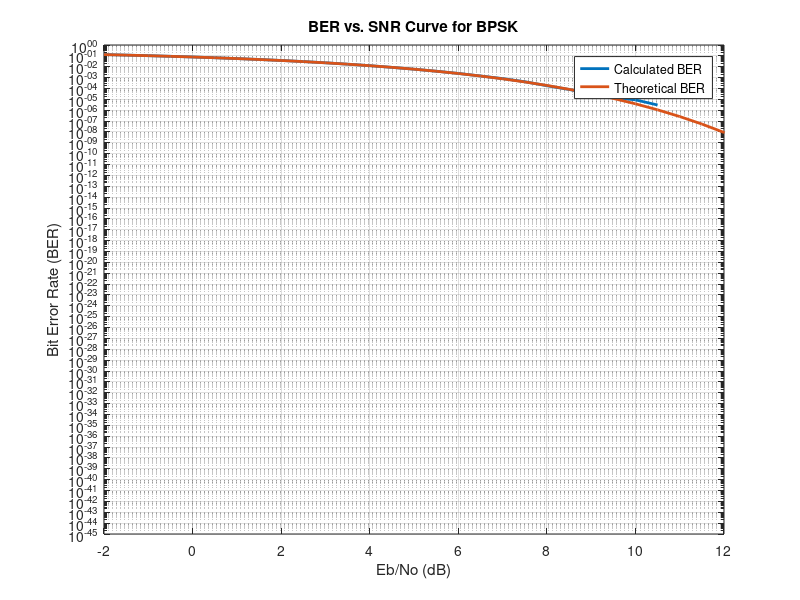

MATLAB code to generate this figure: (Note: this script raises an error after producing the figure.)
%% Clear Section
clear
close all
clc

%% BPSK
%% Generate data bit stream
number_of_bits = 1000000;                   % number of transmitted bits
threshold = 0;                              % threshold value
bits = randi([0 1], 1, number_of_bits);     % generate random bits
Tx_Data = 2*bits-1;                         % mapping to BPSK
%% Add AWGN from Channel
Eb = 1;                                                 % energy of bit
SNR = -2:0.5:20;                                        % SNR valus
No = Eb./(10.^(SNR/10));                                % variance value of noise
noise = (sqrt(No/2))'.*randn(1, number_of_bits);        % generate noise with zero mean and No/2 variance
%% Add Noise to Tx data
Rx_Data = Tx_Data + noise;                              % adding noise to Tx data
%% BER Calculations
BER_Calculated_BPSK = zeros(1, length(SNR));
BER_Theoretical_BPSK = 0.5*erfc(sqrt(Eb./No));
for i = 1:length(SNR)
    BER_Calculated_BPSK(1, i) = (sum(sign(Rx_Data(i, :)) ~= Tx_Data))/number_of_bits;
end
figure
semilogy(SNR, BER_Calculated_BPSK, 'LineWidth', 2)
hold on
semilogy(SNR, BER_Theoretical_BPSK, 'LineWidth', 2)
xlim([-2 12])
xlabel("Eb/No (dB)")
ylabel("Bit Error Rate (BER)")
title("BER vs. SNR Curve for BPSK")
legend("Calculated BER", "Theoretical BER")
grid on
hold off

%% QPSK_1
%% Generate data bit stream
number_of_bits = 1000000;                       % number of transmitted bits
M = 4;                                          % number of symbols
bits = randi([0 1], 1, number_of_bits);         % generate random bits
Tx_Data = mapping_QPSK_1(bits);                 % determine Tx data
%% Add AWGN from Channel
Eb = 1;                                         % energy of bit
SNR = -2:0.5:20;                                % SNR values
No = Eb./(10.^(SNR/10));                        % variance value of noise
noise = (sqrt(No/2))'.*randn(1, number_of_bits/2) + 1j*(sqrt(No/2))'.*randn(1, number_of_bits/2); % generate noise with zero mean and No/2 variance
%% Add Noise to Tx data
Rx_Data = Tx_Data + noise;                      % adding noise to Tx data
%% BER Calculations
BER_Calculated_QPSK_1 = zeros(1, length(SNR));
BER_Theoretical_QPSK = 0.5 * erfc(sqrt(Eb./No));
R = real(Rx_Data);
I = imag(Rx_Data);
extract_Data(1:size(R, 1), 1:2:2 * size(R, 2)) = R;
extract_Data(1:size(I, 1), 2:2:2 * size(I, 2)) = I;
Data = 2*bits-1;
for i = 1:length(SNR)
    BER_Calculated_QPSK_1(1, i) = (sum(sign(extract_Data(i, :)) ~= Data)) / number_of_bits;
end
figure
semilogy(SNR, BER_Calculated_QPSK_1, 'LineWidth', 2)
xlim([-2 12])
hold on
semilogy(SNR, BER_Theoretical_QPSK, 'LineWidth', 2)
xlabel("Eb/No (dB)")
ylabel("Bit Error Rate (BER)")
title("BER vs. SNR Curve for QPSK")
legend("Calculated BER", "Theoretical BER")
grid on
hold off

%% QPSK_2
%% Generate data bit stream
Data = randi([0 1], 1, number_of_bits);             % generate random bits
Tx_Data = mapping_QPSK_2(Data);                     % determine Tx data
%% Add Noise to Tx data
Rx_Data = Tx_Data + noise;                          % adding noise to Tx data
%% BER Calculations
BER_Calculated_QPSK_2 = zeros(1, length(SNR));
for i = 1:length(SNR)
    BER_Calculated_QPSK_2(1, i) = BER_QPSK_2(Data, Rx_Data(i, :))/number_of_bits;
end
figure
semilogy(SNR, BER_Calculated_QPSK_1, 'LineWidth', 2)
xlim([-2 12])
hold on
semilogy(SNR, BER_Calculated_QPSK_2, 'LineWidth', 2)
xlabel("Eb/No (dB)")
ylabel("Bit Error Rate (BER)")
title("BER vs. SNR Curve for QPSK")
legend("Calculated QPSK_1 BER", "Calculated QPSK_2 BER")
grid on
hold off

%% 8PSK
%% Generate data bit stream
number_of_bits = 1000000 - 1;                         % number of transmitted bits
M = 8;                                              % number of symbols
bits = randi([0 1], 1, number_of_bits);             % generate random bits
Tx_Data = mapping_8PSK(bits);                       % determine Tx data
%% Add AWGN from Channel
bits = log2(M);
Eb = 1;
E = Eb * bits;
SNR = -2:0.5:20;                                    % SNR values
No = Eb ./ (10 .^ (SNR / 10));                      % variance value of noise
noise = (sqrt(No / 2))' .* randn(1, number_of_bits / bits) + 1j * (sqrt(No / 2))' .* randn(1, number_of_bits / bits); % generate noise with zero mean and No/2 variance
%% Add Noise to Tx data
Rx_Data = Tx_Data + noise; % adding noise to Tx data
%% BER Calculations
SER_Theoretical_8PSK = erfc(sqrt(E./No)*sin(pi/M));
BER_Exact_8PSK = berawgn(SNR, 'psk', M, 'nondiff');
SER_Calculated_8PSK = zeros(1, length(SNR));
for i = 1:length(SNR)
    SER_Calculated_8PSK(1, i) = angle_8PSK(Tx_Data, Rx_Data(i, :))/(number_of_bits/log2(M));
end
BER_Calculated_8PSK = SER_Calculated_8PSK/bits;
BER_Theoretical_8PSK = SER_Theoretical_8PSK/bits;
figure
semilogy(SNR, BER_Calculated_8PSK, 'LineWidth', 2)
hold on
semilogy(SNR, BER_Theoretical_8PSK, 'LineWidth', 2)
% hold on
% semilogy(SNR, BER_Exact_8PSK, 'LineWidth', 2)
xlim([-2 12])
xlabel("Eb/No (dB)")
ylabel("Error Rate")
title("BER vs. SNR Curve for 8PSK")
legend("Calculated BER", "Theoretical BER")% "Exact BER")
grid on
hold off

%% 16QAM
%% Generate data bit stream
number_of_bits = 1000000;                         % number of transmitted bits
M = 16;                                         % number of symbols
data_bits = randi([0 1], 1, number_of_bits);    % generate random bits
Tx_Data = mapping_16QAM(data_bits);             % determine Tx data
%% Add AWGN from Channel
bits = log2(M);
Eb = 2.5;
E = Eb * 0.4;
SNR = -2:0.5:20;                                % SNR values
No = Eb ./ (10 .^ (SNR / 10));                  % variance value of noise
noise = (sqrt(No/2))'.*randn(1, number_of_bits/bits)+ 1j * (sqrt(No / 2))' .* randn(1, number_of_bits / bits); % generate noise with zero mean and No/2 variance
%% Add Noise to Tx data
Rx_Data = Tx_Data + noise;                      % adding noise to Tx data
%% BER Calculations
SER_Theoretical_16QAM = 1.5 * erfc(sqrt(E./No));
BER_Calculated_16QAM = zeros(1, length(SNR));
for i = 1:length(SNR)
    BER_Calculated_16QAM(1, i) = BER_16QAM(data_bits, Rx_Data(i, :))/(number_of_bits);
end
BER_Theoretical_16QAM = SER_Theoretical_16QAM/bits;
figure
semilogy(SNR, BER_Calculated_16QAM, 'LineWidth', 2)
hold on
semilogy(SNR, BER_Theoretical_16QAM, 'LineWidth', 2)
xlim([-2 12])
xlabel("Eb/No (dB)")
ylabel("Error Rate")
title("BER vs. SNR Curve for 16QAM")
legend("Calculated BER", "Theoretical BER")
grid on
hold off

%% FSK
%% Generate data bit stream
number_of_bits = 1000000;                       % number of transmitted bits
amplitude = 1;                                  % amplitude of transmitted signal
data_bits = randi([0 1], 1, number_of_bits);    % generate random bits
Tx_Data = data_bits;                            % determine Tx data
Tx_Data(Tx_Data == 1) = 1j;
Tx_Data(Tx_Data == 0) = 1;
%% Add AWGN from Channel
Eb = 1;
SNR = -2:0.5:20; % SNR values
No = Eb ./ (10 .^ (SNR / 10));                  % variance value of noise
noise = (sqrt(No / 2))' .* randn(1, number_of_bits) + 1j * (sqrt(No / 2))' .* randn(1, number_of_bits); % generate noise with zero mean and No/2 variance
%% Add Noise to Tx data
Rx_Data = Tx_Data + noise;                      % adding noise to Tx data
%% BER Calculations
BER_Theoretical_FSK = 0.5*erfc(sqrt(E./(2*No)));
BER_Calculated_FSK = zeros(1, length(SNR));
for i = 1:length(SNR)
    BER_Calculated_FSK(1, i) = BER_FSK(data_bits, Rx_Data(i, :))/(number_of_bits);
end
figure
semilogy(SNR, BER_Calculated_FSK, 'LineWidth', 2)
hold on
semilogy(SNR, BER_Theoretical_FSK, 'LineWidth', 2)
xlim([-2 12])
xlabel("Eb/No (dB)")
ylabel("Error Rate")
title("BER vs. SNR Curve for 16QAM")
legend("Calculated BER", "Theoretical BER")
grid on
hold off

%% Comparison
figure
semilogy(SNR, BER_Calculated_BPSK, 'LineWidth', 2)
hold on
semilogy(SNR, BER_Theoretical_BPSK, '*', 'LineWidth', 1)
hold on
semilogy(SNR, BER_Calculated_QPSK_1, 'LineWidth', 2)
hold on
semilogy(SNR, BER_Theoretical_QPSK, '+', 'LineWidth', 1)
hold on
semilogy(SNR, BER_Calculated_QPSK_2, 'LineWidth', 2)
hold on
semilogy(SNR, BER_Calculated_8PSK, 'LineWidth', 2)
hold on
semilogy(SNR, BER_Theoretical_8PSK, 'o', 'LineWidth', 1)
hold on
semilogy(SNR, BER_Calculated_16QAM, 'LineWidth', 2)
hold on
semilogy(SNR, BER_Theoretical_16QAM, '*', 'LineWidth', 1)
hold on
semilogy(SNR, BER_Calculated_FSK, 'LineWidth', 2)
hold on
semilogy(SNR, BER_Theoretical_FSK, '+', 'LineWidth', 1)
xlabel("Eb/No (dB)")
ylabel("Bit Error Rate")
title("BER vs. SNR Curve")
ylim([10^-5 10^0])
legend("Calculated BPSK", "Theoretical BPSK", "Calculated QPSK_1", "Theoretical QPSK", ...
    "Calculated QPSK_2", "Calculated 8PSK", "Theoretical 8PSK", "Calculated 16QAM", "Theoretical 16QAM", "Calculated FSK", "Theoretical FSK")
grid on
hold off

%% PSD for FSK
%% Generate Ensample
clear
clc
close all
number_of_enamples=5000;                          % total number of Realizations
number_of_bits=100;                              % number of bits in each Realization
Tb=7;                                            % number of samples for each bit
number_of_samples=number_of_bits*Tb;             % total number of samples for each Realization
Total_Transmitted_Data=zeros(number_of_enamples, number_of_samples-1);  % hold transmitted data
for i = 1 : number_of_enamples
    if i == 1
        Total_Transmitted_Data = Generate_Random_Data();
    else
        Total_Transmitted_Data = [Total_Transmitted_Data; Generate_Random_Data()];
    end
end
%% Calculate Statistical AutoCorrelation function (ACF)
average=zeros(1, number_of_samples);
for i = 1 : number_of_samples/2
    average(1,i)     = mean(((Total_Transmitted_Data(:,350))).*conj((Total_Transmitted_Data(:,i))));
    average(1,350+i) = mean(((Total_Transmitted_Data(:,350))).*conj((Total_Transmitted_Data(:,350+i))));    
end
figure
plot(-(number_of_samples/2-1):1:number_of_samples/2, (average))
grid on
xlabel("\tau")
ylabel("ACF")
title("Statistical ACF")
xlim([-50 50])
%% Calculate PSD
PSD = fftshift(fft(average));
N = length(PSD);                                % Number of samples
Ts=1;                                           % sample duration every 1 sec
Fs=1/Ts;                                        % sampling frequency
freq =(-N/2+1:N/2)*(Fs/(N));                    % Frequency axis (Hz)
figure
plot(freq, abs(PSD)/N, 'linewidth', 1);                 
xlabel('Frequency (Hz)');
ylabel('Magnitude');
title('PSD of BaseBand Signal');
grid on

%% shift PSD
fc=1e6;                                         % carrier frequency
freq1 = ((-N/2+1:N/2)*(Fs/(N))+fc);             % Frequency axis (Hz)
freq2 = ((-N/2+1:N/2)*(Fs/(N))-fc);             % Frequency axis (Hz)
figure
plot(freq1, abs(PSD)/N, freq2, abs(PSD)/N, 'linewidth', 2);                 
xlabel('Frequency (Hz)');
ylabel('Magnitude');
title('PSD of PassBand Signal');
grid on

%% Useful Functions
%% Mapping QPSK_1
function y = mapping_QPSK_1(x)
    M = 4;
    bits = log2(M);
    Eb = 1;
    E = bits * Eb;
    split_x = reshape(x, bits, length(x) / bits)';
    split_x_indices = bi2de(split_x, 'left-msb')+1;
    y = zeros(length(split_x_indices), 1);
    phases = [5*pi/4, 3*pi/4, 7*pi/4, pi/4];
    y = sqrt(E)*exp(1j*phases(split_x_indices));
end
%% Mapping QPSK_2
function y = mapping_QPSK_2(x)
    M = 4;
    bits = log2(M);
    Eb = 1;
    E = bits*Eb;
    split_x = reshape(x, bits, length(x) / bits)';
    split_x_indices = bi2de(split_x, 'left-msb')+1;
    y = zeros(length(split_x_indices), 1);
    phases = [5*pi/4, 3*pi/4, pi/4, 7*pi/4];
    y = sqrt(E)*exp(1j*phases(split_x_indices));
end
%% BER QPSK_2
function incorrect_bits = BER_QPSK_2(Tx_bits, Rx)
    M = 4;
    bits = log2(M);
    Rx_bits = zeros(1, bits * length(Rx));
    k = 1;
    R = real(Rx);
    I = imag(Rx);
    Rx_bits(1:2:2*length(R)) = (sign(R)>=0);         % b0
    Rx_bits(2:2:2*length(I)) = (sign(R) ~= sign(I)); % b1
    incorrect_bits = sum(Rx_bits ~= Tx_bits);
end
%% Mapping to 8PSK
function y = mapping_8PSK(x)
    M = 8;
    bits = log2(M);
    Eb = 1;
    E = bits * Eb;
    split_x = reshape(x, bits, length(x)/bits)';
    split_x_indices = bi2de(split_x, 'left-msb')+1;
    y = zeros(1, length(split_x));
    phases = [0, pi/4, 3*pi/4, pi/2, 7*pi/4, 3*pi/2, pi, 5*pi/4];
    y = sqrt(E)*exp(1j*phases(split_x_indices));
end
%% Determine Angle of sympol in 8PSK number
function incorrecr_bits = angle_8PSK(Tx, Rx)
    Tx_angles = rad2deg(mod(angle(Tx), 2 * pi));
    Rx_angles = rad2deg(mod(angle(Rx), 2 * pi));
    Tx_sympols = zeros(1, length(Tx));
    Rx_sympols = zeros(1, length(Rx));
    for i = 1:length(Tx_angles)
        if (Tx_angles(i) >= 0 && Tx_angles(i) < 22.5) || (Tx_angles(i) >= 337.5 && Tx_angles(i) < 360)
            Tx_sympols(i) = 1;
        end
        if (Tx_angles(i) >= 22.5 && Tx_angles(i) < 67.5)
            Tx_sympols(i) = 2;
        end
        if (Tx_angles(i) >= 67.5 && Tx_angles(i) < 112.5)
            Tx_sympols(i) = 3;
        end
        if (Tx_angles(i) >= 112.5 && Tx_angles(i) < 157.5)
            Tx_sympols(i) = 4;
        end
        if (Tx_angles(i) >= 157.5 && Tx_angles(i) < 202.5)
            Tx_sympols(i) = 5;
        end
        if (Tx_angles(i) >= 202.5 && Tx_angles(i) < 247.5)
            Tx_sympols(i) = 6;
        end
        if (Tx_angles(i) >= 247.5 && Tx_angles(i) < 292.5)
            Tx_sympols(i) = 7;
        end
        if (Tx_angles(i) >= 292.5 && Tx_angles(i) < 337.5)
            Tx_sympols(i) = 8;
        end
    end
    for i = 1:length(Rx_angles)
        if (Rx_angles(i) >= 0 && Rx_angles(i) < 22.5) || (Rx_angles(i) >= 337.5 && Rx_angles(i) < 360)
            Rx_sympols(i) = 1;
        end
        if (Rx_angles(i) >= 22.5 && Rx_angles(i) < 67.5)
            Rx_sympols(i) = 2;
        end
        if (Rx_angles(i) >= 67.5 && Rx_angles(i) < 112.5)
            Rx_sympols(i) = 3;
        end
        if (Rx_angles(i) >= 112.5 && Rx_angles(i) < 157.5)
            Rx_sympols(i) = 4;
        end
        if (Rx_angles(i) >= 157.5 && Rx_angles(i) < 202.5)
            Rx_sympols(i) = 5;
        end
        if (Rx_angles(i) >= 202.5 && Rx_angles(i) < 247.5)
            Rx_sympols(i) = 6;
        end
        if (Rx_angles(i) >= 247.5 && Rx_angles(i) < 292.5)
            Rx_sympols(i) = 7;
        end
        if (Rx_angles(i) >= 292.5 && Rx_angles(i) < 337.5)
            Rx_sympols(i) = 8;
        end
    end
    incorrecr_bits = sum(Rx_sympols ~= Tx_sympols);
end
%% Mapping to 16QAM
function y = mapping_16QAM(x)
    M = 16;
    bits = log2(M);
    Eb = 2.5; %1;
    E = 0.4 * Eb;
    split_x = reshape(x, bits, length(x)/bits)';
    split_x_indices = bi2de(split_x, 'left-msb')+1;
    y = zeros(1, length(split_x));
    %          [ 0,  1,  2,  3,  4,  5,  6,  7,  8,  9, 10, 11,  12,  13, 14, 1
    R_values = [-3, -3, -3, -3, -1, -1, -1, -1,  3,  3,  3,  3,   1,   1,  1, 1];
    I_values = [-3, -1,  3,  1, -3, -1,  3,  1, -3, -1,  3,  1,  -3,  -1,  3, 1];
    y = sqrt(E)*(R_values(split_x_indices)+1j*I_values(split_x_indices));
end
%% BER for 16QAM
function incorrect_bits = BER_16QAM(Tx_bits, Rx)
    M = 16;
    bits = log2(M);
    Rx_bits = zeros(1, bits * length(Rx));
    k = 1;
    for i = 1:bits:length(Rx_bits)
        if (real(Rx(k)) >= 0)
            Rx_bits(i) = 1;
        else
            Rx_bits(i) = 0;
        end
        if (real(Rx(k)) >= -2 && real(Rx(k)) < 2)
            Rx_bits(i + 1) = 1;
        else
            Rx_bits(i + 1) = 0;
        end
        if (imag(Rx(k)) >= 0)
            Rx_bits(i + 2) = 1;
        else
            Rx_bits(i + 2) = 0;
        end
        if (imag(Rx(k)) >= -2 && imag(Rx(k)) < 2)
            Rx_bits(i + 3) = 1;
        else
            Rx_bits(i + 3) = 0;
        end
        k = k + 1;
    end
    incorrect_bits = sum(Rx_bits ~= Tx_bits);
end
%% BER FSK
function incorrect_bits = BER_FSK(Tx_bits, Rx)
    x1 = real(Rx);
    x2 = imag(Rx);
    y = x1 - x2;
    Rx_bits = 0.5 * (1 - sign(y));
    incorrect_bits = sum(Rx_bits ~= Tx_bits);
end
%% Generate Random Data
function data_transmitted = Generate_Random_Data()
Tb = 7;
Eb = 1;
delta_f = 1/Tb;
t = 0:1:Tb-1;
S1_BB(1:Tb, 1) = sqrt(2*Eb/Tb)*(cos(2*pi*delta_f*t)+1j*sin(2*pi*delta_f*t));
S2_BB(1:Tb, 1) = sqrt(2*Eb/Tb);
% S1_BB(1:Tb, 1) = sqrt(2*Eb/Tb)*(cos(pi*delta_f*t)-1j*sin(pi*delta_f*t));
% S2_BB(1:Tb, 1) = sqrt(2*Eb/Tb)*(cos(pi*delta_f*t)+1j*sin(pi*delta_f*t));
number_of_bits=100;                         % number of bits in each realization
data=randi([0 1],[1,number_of_bits+1]);     % generate 1x100 random numbers '0' or '1'
y(Tb, length(data))= 0;
y(:, find(data==0))= repmat(S1_BB, 1, length(find(data==0)));
y(:, find(data==1))= repmat(S2_BB, 1, length(find(data==1)));
data=reshape(y, 1, size(y, 1)*size(y, 2));
data=data(:);                               % convert data to column vector 700x1
% Generate random time shift
td=randi([0 Tb-1]);                         % generate random number from 0 to 6
% Concatenate with Random Data
data_transmitted = (data(td+1:Tb*number_of_bits+td))';    % window data from td to 700+td (700 samples)
end